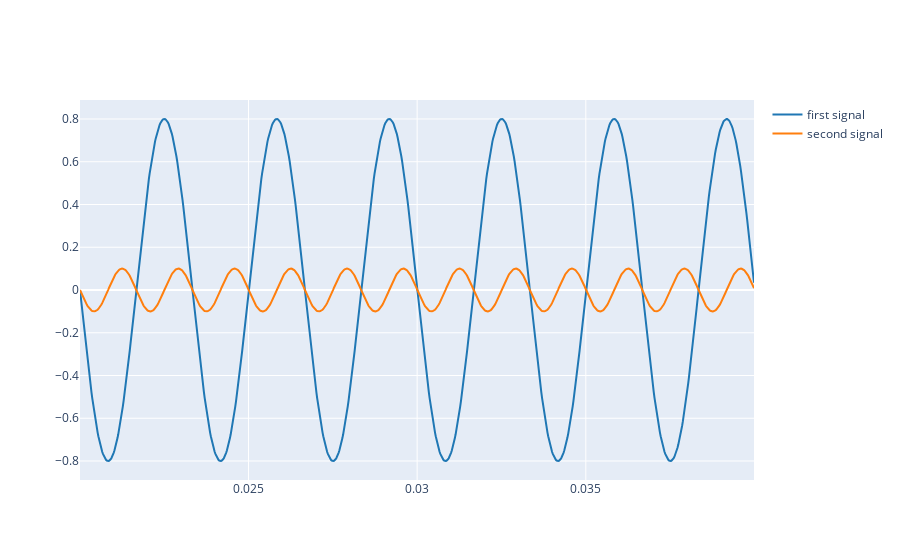

The cell this chart's notebook holds for it:
### Markdown cell above
It is also possible to plot several signals in the same figure:

### Code cell
x1 = A * np.cos(2*np.pi*f0*t + phi)
x2 = 0.1 * np.cos(2*np.pi*2*f0*t + phi)

plot_signals([x1, x2], fs, t_start=0.02, t_end=0.04, name=['first signal', 'second signal'])

### Figure 1 — Plotly figure (JSON) as saved in the notebook; plotly's stock layout.template omitted (floating-point values rounded to 4 significant figures; data arrays with more than 128 entries replaced by an {"elided": "..."} marker saying what was removed)
{"data": [{"line": {"color": "#1f77b4", "shape": "linear"}, "mode": "lines", "name": "first signal", "type": "scatter", "x": {"elided": "882 float values"}, "y": {"elided": "882 float values"}}, {"line": {"color": "#ff7f0e", "shape": "linear"}, "mode": "lines", "name": "second signal", "type": "scatter", "x": {"elided": "882 float values"}, "y": {"elided": "882 float values"}}], "layout": {}}
